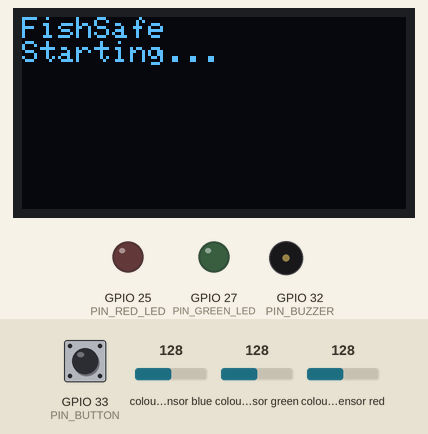
Simulated run of this sketch. Board: ESP32. Shown: 128×64 one-colour display, output pins drawn as LEDs (lit = HIGH), buzzer (waves = sounding, pin HIGH). Inputs (shaded band) come from the test bench; at power-on: GPIO 33 (PIN_BUTTON) HIGH, colour sensor blue 128, colour sensor green 128, colour sensor red 128. WiFi joins after 1.5 s; servers stay silent unless stated; uploads are accepted with an empty reply; what the sketch prints to the serial monitor is not drawn.

Above: at 0.6 s.
At 3.2 s:
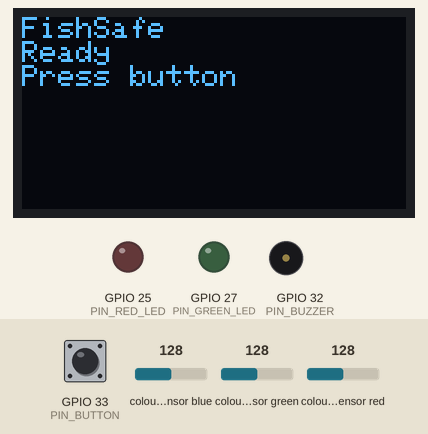
3.3 s: GPIO 33 (PIN_BUTTON) pulled LOW for 0.15 s
At 3.8 s:
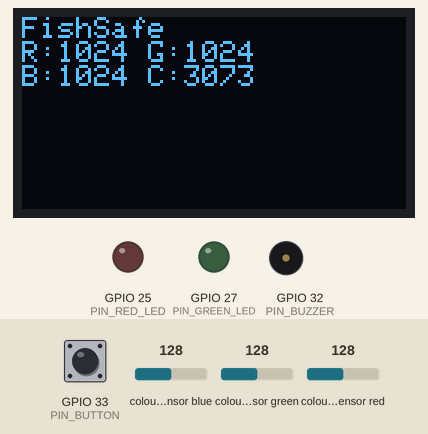
Timing chart, 0 to 6.3 s (numbered marks = the images above; inputs shaded):
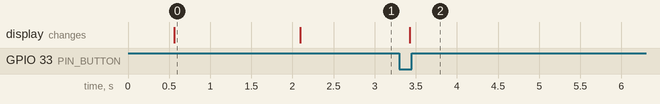

The sketch:

fishsafe_esp32.ino
```cpp
/*
 * ============================================================
 * FishSafe ESP32 Firmware
 * fishsafe_esp32.ino
 * ============================================================
 *
 * Hardware:  ESP32 DevKit V1 (ESP32-WROOM-32)
 *            TCS34725 RGB Colour Sensor (I2C: SDA=GPIO21, SCL=GPIO22)
 *            White LEDs    → GPIO 26 (controlled illumination)
 *            Green LED     → GPIO 27 (result: Not Flagged)
 *            Red LED       → GPIO 25 (result: Flagged)
 *            Buzzer        → GPIO 32
 *            Push button   → GPIO 33 (trigger reading; INPUT_PULLUP)
 *
 * Required Libraries (install via Arduino Library Manager):
 *   1. Adafruit TCS34725          — by Adafruit
 *   2. Adafruit BusIO             — by Adafruit (dependency)
 *   3. ArduinoJson                — by Benoit Blanchon (v6.x)
 *   4. HTTPClient                 — built-in ESP32 core
 *   5. WiFi                       — built-in ESP32 core
 *
 * SETUP BEFORE UPLOADING:
 *   1. Set your Wi-Fi SSID and password below.
 *   2. Find your laptop's local IPv4 address:
 *         Open Command Prompt → type: ipconfig
 *         Look for "IPv4 Address" under your Wi-Fi adapter (e.g. 192.168.1.5)
 *   3. Set SERVER_URL to:   http://<your-laptop-ip>:5000/api/sensor-reading
 *   4. Set SAMPLE_ID to the sample ID you registered on the Flask dashboard.
 *   5. Upload using Arduino IDE (select Board: ESP32 Dev Module, Port: your COM port).
 *
 * WIRING TABLE
 * ─────────────────────────────────────────────────────────────────
 * TCS34725 Pin  │ ESP32 Pin  │ Notes
 * ─────────────────────────────────────────────────────────────────
 * VIN / VCC     │ 3V3        │ 3.3 V supply
 * GND           │ GND        │ Common ground
 * SDA           │ GPIO 21    │ I2C data
 * SCL           │ GPIO 22    │ I2C clock
 * LED (INT)     │ NC         │ Not used in this firmware
 * ─────────────────────────────────────────────────────────────────
 * Component     │ ESP32 Pin  │ Notes
 * ─────────────────────────────────────────────────────────────────
 * White LEDs    │ GPIO 26    │ Via NPN transistor or LED driver
 * Green LED     │ GPIO 27    │ 330 Ω series resistor to GND
 * Red LED       │ GPIO 25    │ 330 Ω series resistor to GND
 * Buzzer (–)    │ GPIO 32    │ Active buzzer; (+) to 3V3
 * Push Button   │ GPIO 33    │ Other terminal to GND; uses INPUT_PULLUP
 * ─────────────────────────────────────────────────────────────────
 *
 * ============================================================
 */

#include <Wire.h>
#include <Adafruit_TCS34725.h>
#include <Adafruit_GFX.h>
#include <Adafruit_SSD1306.h>
#include <WiFi.h>
#include <HTTPClient.h>
#include <ArduinoJson.h>

// ------------------------------------------------------------------
// ★ USER CONFIGURATION — Edit these before uploading ★
// ------------------------------------------------------------------

const char* WIFI_SSID     = "YOUR_WIFI_SSID";
const char* WIFI_PASSWORD = "YOUR_WIFI_PASSWORD";

// Flask server URL — replace with your laptop's local IPv4 address
// Find it by running  ipconfig  in Command Prompt (Windows)
const char* SERVER_URL    = "http://192.168.1.100:5000/api/sensor-reading";

// Device identifier (shown in the Flask dashboard)
const char* DEVICE_ID     = "ESP32-FishSafe-01";

// Sample ID — must match a registered sample in the Flask dashboard
// Change this to the sample ID you create before each test.
String SAMPLE_ID          = "FS-20251013-DEMO";

// ------------------------------------------------------------------
// Pin definitions
// ------------------------------------------------------------------
#define PIN_GREEN_LED   27
#define PIN_RED_LED     25
#define PIN_BUZZER      32
#define PIN_BUTTON      33

// ------------------------------------------------------------------
// TCS34725 sensor
// TCS34725_INTEGRATIONTIME_50MS and TCS34725_GAIN_4X are reasonable
// starting values. Adjust if your readings are saturated or too dim.
// ------------------------------------------------------------------
Adafruit_TCS34725 tcs = Adafruit_TCS34725(
  TCS34725_INTEGRATIONTIME_50MS,
  TCS34725_GAIN_4X
);

Adafruit_SSD1306 oled(128, 64, &Wire, -1);
bool oledReady = false;

void displayStatus(String line1, String line2 = "") {
  if (!oledReady) return;
  oled.clearDisplay();
  oled.setTextSize(1);
  oled.setTextColor(SSD1306_WHITE);
  oled.setCursor(0, 0);
  oled.println("FishSafe");
  oled.println(line1);
  oled.println(line2);
  oled.display();
}

// ------------------------------------------------------------------
// State
// ------------------------------------------------------------------
bool wifiConnected   = false;
bool sensorReady     = false;
unsigned long lastWifiCheck = 0;

// ------------------------------------------------------------------
void setup() {
  Serial.begin(115200);
  delay(500);
  Serial.println("\n\n========================================");
  Serial.println("   FishSafe ESP32 Firmware Starting");
  Serial.println("========================================");

  // Pin modes
  pinMode(PIN_GREEN_LED,  OUTPUT);
  pinMode(PIN_RED_LED,    OUTPUT);
  pinMode(PIN_BUZZER,     OUTPUT);
  pinMode(PIN_BUTTON,     INPUT_PULLUP);

  // All outputs OFF initially
  digitalWrite(PIN_GREEN_LED,  LOW);
  digitalWrite(PIN_RED_LED,    LOW);
  digitalWrite(PIN_BUZZER,     LOW);

  Wire.begin(21, 22);
  oledReady = oled.begin(SSD1306_SWITCHCAPVCC, 0x3C);
  displayStatus("Starting...");

  // Initialise TCS34725
  if (tcs.begin()) {
    Serial.println("[SENSOR] TCS34725 initialised OK.");
    sensorReady = true;
    // Short blink to confirm sensor is alive
    digitalWrite(PIN_RED_LED, LOW);
    digitalWrite(PIN_GREEN_LED, LOW);
  } else {
    Serial.println("[SENSOR] ERROR: TCS34725 not found! Check wiring.");
    Serial.println("         SDA → GPIO 21 | SCL → GPIO 22 | VCC → 3V3");
    digitalWrite(PIN_RED_LED, LOW);
    digitalWrite(PIN_GREEN_LED, LOW);
    // Continue anyway so serial feedback keeps working
  }

  // Connect to Wi-Fi
  connectWifi();

  Serial.println("\nReady. Press the button to capture a reading.\n");
  displayStatus("Ready", "Press button");
}

// ------------------------------------------------------------------
void loop() {
  // Reconnect Wi-Fi if dropped
  if (millis() - lastWifiCheck > 10000) {
    lastWifiCheck = millis();
    if (WiFi.status() != WL_CONNECTED) {
      Serial.println("[WiFi] Connection lost. Reconnecting…");
      connectWifi();
    }
  }

  // Wait for button press (active LOW with pull-up)
  if (digitalRead(PIN_BUTTON) == LOW) {
    delay(50); // debounce
    if (digitalRead(PIN_BUTTON) == LOW) {
      Serial.println("\n[BUTTON] Button pressed — capturing reading…");
      captureAndSend();

      // Wait for button release
      while (digitalRead(PIN_BUTTON) == LOW) delay(10);
    }
  }
}

// ------------------------------------------------------------------
// Read from TCS34725 and POST to Flask
// ------------------------------------------------------------------
void captureAndSend() {
  digitalWrite(PIN_RED_LED, LOW);
  digitalWrite(PIN_GREEN_LED, LOW);
  if (!sensorReady) {
    Serial.println("[ERROR] Sensor not ready. Check I2C wiring.");
    digitalWrite(PIN_RED_LED, LOW);
    digitalWrite(PIN_GREEN_LED, LOW);
    return;
  }

  // Use consistent ambient illumination; no white LED is fitted.

  // Read raw 16-bit RGBC values
  uint16_t r, g, b, c;
  tcs.getRawData(&r, &g, &b, &c);

  // Turn off illumination LEDs

  // Print to Serial Monitor
  displayStatus("R:" + String(r) + " G:" + String(g), "B:" + String(b) + " C:" + String(c));
  Serial.println("----------------------------------------");
  Serial.println("[SENSOR] Raw RGBC Values:");
  Serial.print("  R = "); Serial.println(r);
  Serial.print("  G = "); Serial.println(g);
  Serial.print("  B = "); Serial.println(b);
  Serial.print("  C = "); Serial.println(c);

  if (c == 0) {
    Serial.println("[WARNING] Clear channel = 0. Check LED and sensor positioning.");
  }

  // Colour temperature and lux (informational only)
  uint16_t colorTemp = tcs.calculateColorTemperature_dn40(r, g, b, c);
  uint16_t lux       = tcs.calculateLux(r, g, b);
  Serial.print("  Colour Temp ≈ "); Serial.print(colorTemp); Serial.println(" K");
  Serial.print("  Lux         ≈ "); Serial.println(lux);
  Serial.println("----------------------------------------");

  // Build JSON
  StaticJsonDocument<256> doc;
  doc["sample_id"] = SAMPLE_ID;
  doc["device_id"] = DEVICE_ID;
  doc["red"]       = r;
  doc["green"]     = g;
  doc["blue"]      = b;
  doc["clear"]     = c;
  doc["is_demo"]   = false;

  String jsonBody;
  serializeJson(doc, jsonBody);

  // POST to Flask
  if (WiFi.status() != WL_CONNECTED) {
    Serial.println("[ERROR] Wi-Fi not connected. Cannot send reading.");
    digitalWrite(PIN_RED_LED, LOW);
    digitalWrite(PIN_GREEN_LED, LOW);
    return;
  }

  HTTPClient http;
  http.begin(SERVER_URL);
  http.addHeader("Content-Type", "application/json");
  // If FISHSAFE_DEVICE_KEY is configured on Vercel, set the same key here.
  const char* DEVICE_KEY = "";
  if (strlen(DEVICE_KEY) > 0) http.addHeader("X-Device-Key", DEVICE_KEY);

  Serial.print("[HTTP] POSTing to: ");
  Serial.println(SERVER_URL);

  int httpCode = http.POST(jsonBody);

  if (httpCode > 0) {
    String response = http.getString();
    Serial.print("[HTTP] Response code: ");
    Serial.println(httpCode);
    Serial.print("[HTTP] Response body: ");
    Serial.println(response);

    // Parse response
    StaticJsonDocument<512> resp;
    DeserializationError err = deserializeJson(resp, response);
    if (!err && httpCode == 200) {
      String classification = resp["classification"] | "Inconclusive";
      Serial.print("[RESULT] Classification: ");
      Serial.println(classification);
      displayStatus("Result:", classification);

      // Show result on LEDs and buzzer
      if (classification == "Flagged") {
        showResult(true);
      } else if (classification == "Not Flagged") {
        showResult(false);
      } else {
        // Inconclusive: both indicator LEDs OFF.
        digitalWrite(PIN_RED_LED, LOW);
        digitalWrite(PIN_GREEN_LED, LOW);
      }
    } else {
      Serial.println("[HTTP] Could not parse server response.");
      digitalWrite(PIN_RED_LED, LOW);
    digitalWrite(PIN_GREEN_LED, LOW);
    }
  } else {
    Serial.print("[HTTP] POST failed. Error: ");
    Serial.println(http.errorToString(httpCode));
    Serial.println("       Check SERVER_URL and ensure Flask is running on the laptop.");
    digitalWrite(PIN_RED_LED, LOW);
    digitalWrite(PIN_GREEN_LED, LOW);
  }

  http.end();
}

// ------------------------------------------------------------------
// Connect or reconnect to Wi-Fi
// ------------------------------------------------------------------
void connectWifi() {
  Serial.print("[WiFi] Connecting to: ");
  Serial.println(WIFI_SSID);
  WiFi.begin(WIFI_SSID, WIFI_PASSWORD);

  int attempts = 0;
  while (WiFi.status() != WL_CONNECTED && attempts < 20) {
    delay(500);
    Serial.print(".");
    attempts++;
  }

  if (WiFi.status() == WL_CONNECTED) {
    wifiConnected = true;
    Serial.println("\n[WiFi] Connected!");
    Serial.print("[WiFi] IP Address: ");
    Serial.println(WiFi.localIP());
    digitalWrite(PIN_RED_LED, LOW);
    digitalWrite(PIN_GREEN_LED, LOW);
  } else {
    wifiConnected = false;
    Serial.println("\n[WiFi] Connection FAILED.");
    Serial.println("       Check SSID, password, and that the laptop is on the same network.");
    digitalWrite(PIN_RED_LED, LOW);
    digitalWrite(PIN_GREEN_LED, LOW);
  }
}

// ------------------------------------------------------------------
// Show result on LEDs and buzzer
// ------------------------------------------------------------------
void showResult(bool flagged) {
  if (flagged) {
    // Flagged — red LED on, buzzer beep
    digitalWrite(PIN_GREEN_LED, LOW);
    digitalWrite(PIN_RED_LED,   HIGH);
    tone(PIN_BUZZER, 1000, 500);
    delay(600);
    tone(PIN_BUZZER, 1000, 500);
    delay(600);
  } else {
    // Not Flagged — green LED on, short pleasant beep
    digitalWrite(PIN_RED_LED,   LOW);
    digitalWrite(PIN_GREEN_LED, HIGH);
    tone(PIN_BUZZER, 1800, 200);
    delay(200);
  }
}

// ------------------------------------------------------------------
// Helper: blink an LED
// ------------------------------------------------------------------
void blinkLed(int pin, int times, int delayMs) {
  for (int i = 0; i < times; i++) {
    digitalWrite(pin, HIGH);
    delay(delayMs);
    digitalWrite(pin, LOW);
    delay(delayMs);
  }
}

// tone() may not be defined on all ESP32 cores.
// If you get a compile error, install the ESP32 Arduino core v2.x+ or
// replace tone() with a simple digitalWrite + delay approach for the buzzer.
```

Measured:
- after the input at 3.3 s, the display: changes after 0.13 s (image 2)
- what the display in image 0 shows lasts 1.5 s, from 0.6 s to 2.1 s
